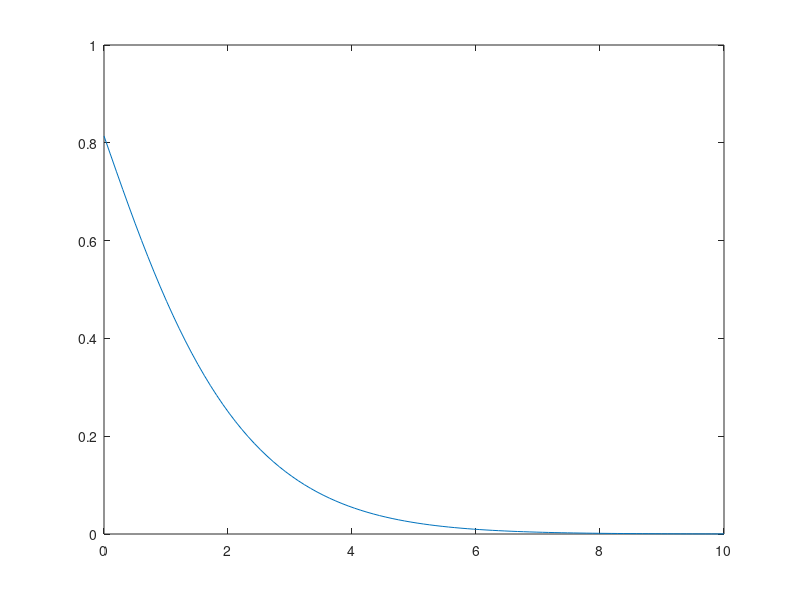

This chart was generated by the following MATLAB code:
pause_length = 2^-8;
plotting = 1; % set to one if plots of encounters are wanted

% parameters for distribution of stepsize. EX = a*b, VX = a*b^2
a = 0.30*2;
b = 0.2/2;

% parameters for the gamma distribution for the initial steps
a_init = 0.08*10;
b_init = 10^-1;

sigma_step = 0.0001;

% parameters relating to detection probability, p(d) = exp(-s*(D + d)^p)
A = 1;     % amplitude; reduce to make pd smaller everywhere
d = .60;   % acts as a focal point; pd for D larger than this are suppressed by larger p, while D smaller than this are increased by larger p
s = 0.4;   % decrease to make it harder to detect; lower to make difference smaller for large and small seperation distances D
p = 1.3;   % This parameter allows you to regulate difference in pd for large and small D; if p is small then pd becomes more uniform
plot(linspace(0,10,100),exp(-s*(linspace(0,10,100)+d).^p))

% Collision Avoidance Parameters: Parameter-Modification Factor = exp( -s*((x + d)/k)^-p )
d_ca1 = 0.01;    % increase to reduce PMF
k_ca1 = 1.4;    % increase to decrease modification for x<k-d and reduce modification for x>k-d
p_ca1 = 1.6;    % increases effect of avoidance modifier when 
s_ca1 = 0.2

d_ca2 = 0.1;    % increase to reduce PMF
k_ca2 = 2.6;    % increase to decrease modification for x<k-d and reduce modification for x>k-d
p_ca2 = 1.8;    % increases effect of avoidance modifier when 
s_ca2 = 2


thetamod = 1.2;      % determines how quickly the person can change direction
thetavar = 0.1;
r = 0.06;                        % collision radius of each person
xinit = 10;                      % determines how far apart they are at the start
sigma = 0.3;                     % variance of initial starting position
N = 400;                         % number of encounters
NTTC = 3000;                     % Number of TTC to sample at first evasive action for each encounter
danger_FEA = zeros(1,N);         % danger index at time of first evasive action
DAFEA = zeros(N, NTTC);          % Saves danger at first moment of evasive action; each row contains NTTC sampled ttc values for one encounter
danger_CR = zeros(1,N);          % danger index at time of conflict resolution
danger_nodetec = zeros(1,N);     % highest index of danger for non-detection encounters
enc_type = zeros(1,N);           % vector containing encounter type of each encounter
compute_ttc = 0;                 % tells the algorithm whether or not you want it to estimate ttc distribution for each encounter
min_stepsize = 0.02;             % set to make it impossible for a stepsize to be smaller than this